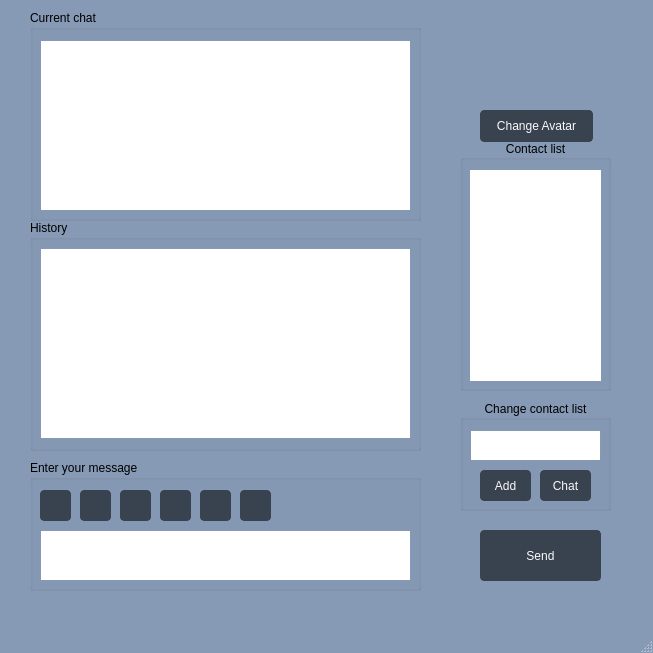
<?xml version="1.0" encoding="UTF-8"?>
<ui version="4.0">
 <class>MainWindow</class>
 <widget class="QMainWindow" name="MainWindow">
  <property name="geometry">
   <rect>
    <x>0</x>
    <y>0</y>
    <width>653</width>
    <height>653</height>
   </rect>
  </property>
  <property name="palette">
   <palette>
    <active>
     <colorrole role="Base">
      <brush brushstyle="SolidPattern">
       <color alpha="255">
        <red>255</red>
        <green>255</green>
        <blue>255</blue>
       </color>
      </brush>
     </colorrole>
     <colorrole role="Window">
      <brush brushstyle="SolidPattern">
       <color alpha="255">
        <red>134</red>
        <green>153</green>
        <blue>181</blue>
       </color>
      </brush>
     </colorrole>
    </active>
    <inactive>
     <colorrole role="Base">
      <brush brushstyle="SolidPattern">
       <color alpha="255">
        <red>255</red>
        <green>255</green>
        <blue>255</blue>
       </color>
      </brush>
     </colorrole>
     <colorrole role="Window">
      <brush brushstyle="SolidPattern">
       <color alpha="255">
        <red>134</red>
        <green>153</green>
        <blue>181</blue>
       </color>
      </brush>
     </colorrole>
    </inactive>
    <disabled>
     <colorrole role="Base">
      <brush brushstyle="SolidPattern">
       <color alpha="255">
        <red>134</red>
        <green>153</green>
        <blue>181</blue>
       </color>
      </brush>
     </colorrole>
     <colorrole role="Window">
      <brush brushstyle="SolidPattern">
       <color alpha="255">
        <red>134</red>
        <green>153</green>
        <blue>181</blue>
       </color>
      </brush>
     </colorrole>
    </disabled>
   </palette>
  </property>
  <property name="windowTitle">
   <string>MyOwnMessenger</string>
  </property>
  <property name="windowIcon">
   <iconset>
    <normaloff>icon.ico</normaloff>icon.ico</iconset>
  </property>
  <property name="styleSheet">
   <string notr="true">
QPushButton {
	background-color: #39424f;
	border: 1px solid #39424f;
	border-radius: 4px;
	color: #fafafa;

}
QPushButton:hover {
	background-color: #BBC7DA;
}
QPushButton:focus {
	outline: none;
	border: 1px solid #8699B5;
	text-decoration: underline;
}
QPushButton:pressed {
	background-color: #8699B5;
}

QListWidget {
	border: none;
}
QListWidget QWidget {
	margin: 0;
	padding: 0;
}

QListWidget QPushButton {
	width: 16px;
	height: 16px;
	margin: 0;
	background-color: #fff;
	border: none;
	color: orange;
}
QListWidget QPushButton:hover {
	background-color: orange;
	color: white;
}

QTextEdit {
		border: 1px solid #8699B5;
	border-radius: 4px;
}
QTextEdit:focus {
	border: 3px solid #8699B5;
}

QListView::item:alternate {
    background: #EEEEEE;
}

QListView::item:selected {
    border: 1px solid #8699B5;
	color: #000;
	font-weight: 800;
	background-color: #fff;
}

QListView::item:selected:!active {
    border: 1px solid lightgrey;
}

QListView::item:hover {
    border: 1px solid lightgrey;
}

QLineEdit {
	border: 1px solid #66BB6A;
	border-radius: 4px;
}

QLineEdit[echoMode=&quot;2&quot;] {
    lineedit-password-character: 9679;
}

QLineEdit:focus {
	border: 2px solid #8699B5;
}</string>
  </property>
  <widget class="QWidget" name="centralwidget">
   <widget class="QGroupBox" name="groupBox">
    <property name="geometry">
     <rect>
      <x>460</x>
      <y>400</y>
      <width>151</width>
      <height>111</height>
     </rect>
    </property>
    <property name="title">
     <string>Change contact list</string>
    </property>
    <property name="alignment">
     <set>Qt::AlignCenter</set>
    </property>
    <widget class="QTextEdit" name="textEditUsername">
     <property name="geometry">
      <rect>
       <x>10</x>
       <y>30</y>
       <width>131</width>
       <height>31</height>
      </rect>
     </property>
    </widget>
    <widget class="QPushButton" name="pushButtonAddContact">
     <property name="geometry">
      <rect>
       <x>20</x>
       <y>70</y>
       <width>51</width>
       <height>31</height>
      </rect>
     </property>
     <property name="text">
      <string>Add</string>
     </property>
     <property name="icon">
      <iconset>
       <normaloff>../../../../../Downloads/icons8-plus.png</normaloff>../../../../../Downloads/icons8-plus.png</iconset>
     </property>
    </widget>
    <widget class="QPushButton" name="pushButtonGroupChat">
     <property name="geometry">
      <rect>
       <x>80</x>
       <y>70</y>
       <width>51</width>
       <height>31</height>
      </rect>
     </property>
     <property name="text">
      <string>Chat</string>
     </property>
    </widget>
   </widget>
   <widget class="QGroupBox" name="groupBox_2">
    <property name="geometry">
     <rect>
      <x>460</x>
      <y>140</y>
      <width>151</width>
      <height>251</height>
     </rect>
    </property>
    <property name="title">
     <string>Contact list</string>
    </property>
    <property name="alignment">
     <set>Qt::AlignCenter</set>
    </property>
    <property name="flat">
     <bool>false</bool>
    </property>
    <property name="checkable">
     <bool>false</bool>
    </property>
    <widget class="QListWidget" name="listWidgetContacts">
     <property name="geometry">
      <rect>
       <x>10</x>
       <y>30</y>
       <width>131</width>
       <height>211</height>
      </rect>
     </property>
    </widget>
   </widget>
   <widget class="QGroupBox" name="groupBox_3">
    <property name="geometry">
     <rect>
      <x>30</x>
      <y>10</y>
      <width>391</width>
      <height>211</height>
     </rect>
    </property>
    <property name="title">
     <string>Current chat</string>
    </property>
    <property name="flat">
     <bool>false</bool>
    </property>
    <widget class="QTextEdit" name="textEditChat">
     <property name="geometry">
      <rect>
       <x>10</x>
       <y>30</y>
       <width>371</width>
       <height>171</height>
      </rect>
     </property>
    </widget>
   </widget>
   <widget class="QGroupBox" name="groupBox_4">
    <property name="geometry">
     <rect>
      <x>30</x>
      <y>460</y>
      <width>391</width>
      <height>131</height>
     </rect>
    </property>
    <property name="title">
     <string>Enter your message</string>
    </property>
    <widget class="QTextEdit" name="textEditMessage">
     <property name="geometry">
      <rect>
       <x>10</x>
       <y>70</y>
       <width>371</width>
       <height>51</height>
      </rect>
     </property>
    </widget>
    <widget class="QPushButton" name="pushButtonBold">
     <property name="geometry">
      <rect>
       <x>10</x>
       <y>30</y>
       <width>31</width>
       <height>31</height>
      </rect>
     </property>
     <property name="text">
      <string/>
     </property>
     <property name="icon">
      <iconset>
       <normaloff>b.jpg</normaloff>b.jpg</iconset>
     </property>
    </widget>
    <widget class="QPushButton" name="pushButtonItalics">
     <property name="geometry">
      <rect>
       <x>50</x>
       <y>30</y>
       <width>31</width>
       <height>31</height>
      </rect>
     </property>
     <property name="text">
      <string/>
     </property>
     <property name="icon">
      <iconset>
       <normaloff>i.jpg</normaloff>i.jpg</iconset>
     </property>
    </widget>
    <widget class="QPushButton" name="pushButtonUnderline">
     <property name="geometry">
      <rect>
       <x>90</x>
       <y>30</y>
       <width>31</width>
       <height>31</height>
      </rect>
     </property>
     <property name="text">
      <string/>
     </property>
     <property name="icon">
      <iconset>
       <normaloff>u.jpg</normaloff>u.jpg</iconset>
     </property>
    </widget>
    <widget class="QPushButton" name="pushButtonSmile">
     <property name="geometry">
      <rect>
       <x>130</x>
       <y>30</y>
       <width>31</width>
       <height>31</height>
      </rect>
     </property>
     <property name="text">
      <string/>
     </property>
     <property name="icon">
      <iconset>
       <normaloff>ab.gif</normaloff>ab.gif</iconset>
     </property>
    </widget>
    <widget class="QPushButton" name="pushButtonMelancholy">
     <property name="geometry">
      <rect>
       <x>170</x>
       <y>30</y>
       <width>31</width>
       <height>31</height>
      </rect>
     </property>
     <property name="text">
      <string/>
     </property>
     <property name="icon">
      <iconset>
       <normaloff>ac.gif</normaloff>ac.gif</iconset>
     </property>
    </widget>
    <widget class="QPushButton" name="pushButtonSurprise">
     <property name="geometry">
      <rect>
       <x>210</x>
       <y>30</y>
       <width>31</width>
       <height>31</height>
      </rect>
     </property>
     <property name="text">
      <string/>
     </property>
     <property name="icon">
      <iconset>
       <normaloff>ai.gif</normaloff>ai.gif</iconset>
     </property>
    </widget>
   </widget>
   <widget class="QGroupBox" name="groupBox_5">
    <property name="geometry">
     <rect>
      <x>480</x>
      <y>530</y>
      <width>121</width>
      <height>51</height>
     </rect>
    </property>
    <property name="title">
     <string/>
    </property>
    <widget class="QPushButton" name="PushButtonSend">
     <property name="geometry">
      <rect>
       <x>0</x>
       <y>0</y>
       <width>121</width>
       <height>51</height>
      </rect>
     </property>
     <property name="text">
      <string>Send</string>
     </property>
     <property name="icon">
      <iconset>
       <normaloff>icon.ico</normaloff>icon.ico</iconset>
     </property>
    </widget>
   </widget>
   <widget class="QGroupBox" name="groupBox_6">
    <property name="geometry">
     <rect>
      <x>30</x>
      <y>220</y>
      <width>391</width>
      <height>231</height>
     </rect>
    </property>
    <property name="title">
     <string>History</string>
    </property>
    <widget class="QTextEdit" name="textEditHistory">
     <property name="geometry">
      <rect>
       <x>10</x>
       <y>28</y>
       <width>371</width>
       <height>191</height>
      </rect>
     </property>
    </widget>
   </widget>
   <widget class="QLabel" name="labelAvatar">
    <property name="geometry">
     <rect>
      <x>490</x>
      <y>10</y>
      <width>80</width>
      <height>80</height>
     </rect>
    </property>
    <property name="sizePolicy">
     <sizepolicy hsizetype="Preferred" vsizetype="Preferred">
      <horstretch>0</horstretch>
      <verstretch>0</verstretch>
     </sizepolicy>
    </property>
    <property name="minimumSize">
     <size>
      <width>80</width>
      <height>80</height>
     </size>
    </property>
    <property name="maximumSize">
     <size>
      <width>80</width>
      <height>80</height>
     </size>
    </property>
    <property name="sizeIncrement">
     <size>
      <width>0</width>
      <height>0</height>
     </size>
    </property>
    <property name="baseSize">
     <size>
      <width>0</width>
      <height>0</height>
     </size>
    </property>
    <property name="text">
     <string/>
    </property>
    <property name="pixmap">
     <pixmap>generic-avatar.png</pixmap>
    </property>
    <property name="scaledContents">
     <bool>true</bool>
    </property>
    <property name="wordWrap">
     <bool>false</bool>
    </property>
    <property name="indent">
     <number>-1</number>
    </property>
   </widget>
   <widget class="QPushButton" name="pushButtonChangeAvatar">
    <property name="geometry">
     <rect>
      <x>480</x>
      <y>110</y>
      <width>113</width>
      <height>32</height>
     </rect>
    </property>
    <property name="text">
     <string>Change Avatar</string>
    </property>
   </widget>
  </widget>
  <widget class="QMenuBar" name="menubar">
   <property name="geometry">
    <rect>
     <x>0</x>
     <y>0</y>
     <width>653</width>
     <height>22</height>
    </rect>
   </property>
  </widget>
  <widget class="QStatusBar" name="statusbar"/>
 </widget>
 <resources/>
 <connections/>
</ui>
